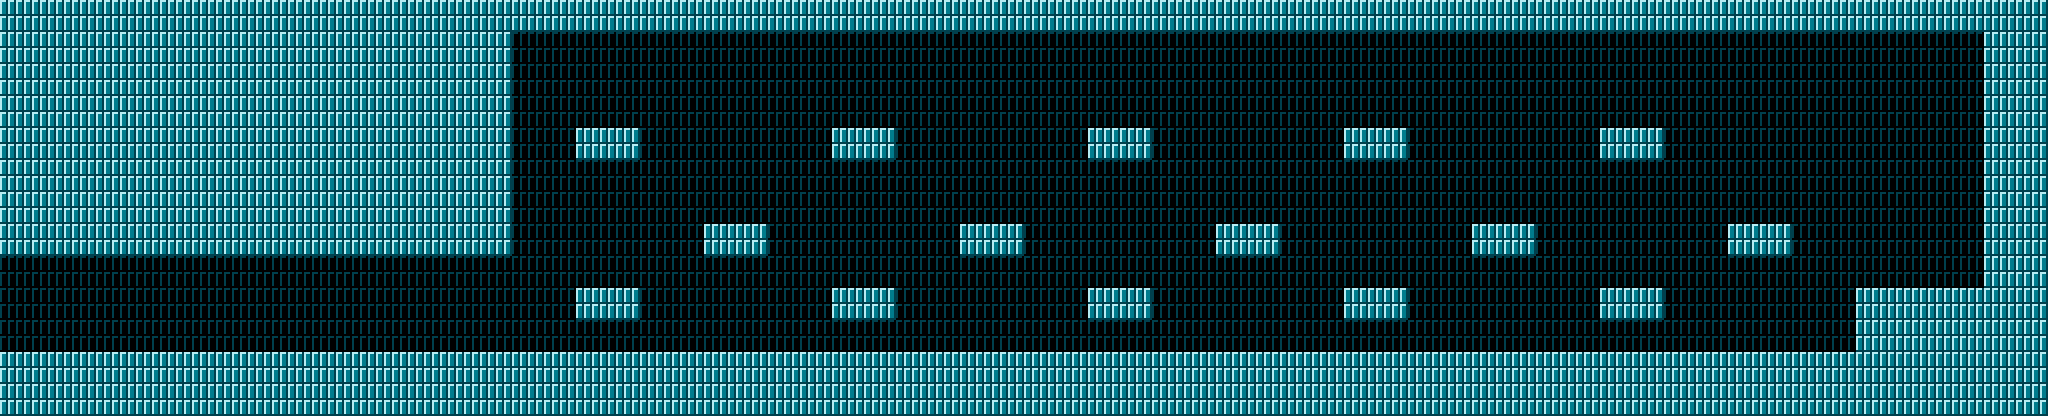

A level layout from a 2D game, rendered from its tile map. Below: a short description, then the map file with tile-grid data replaced by summaries:
An orthogonal 128x26 tile map with 16x16 px tiles, 1 tile layer (base).

<map version="1.8" tiledversion="1.8.2" orientation="orthogonal" renderorder="right-down" width="128" height="26" tilewidth="16" tileheight="16" infinite="0" nextlayerid="6" nextobjectid="1">
 <tileset firstgid="0" source="palace-2.tsx" />
 <layer id="5" name="base" width="128" height="26">
  <data>[3328 cells, 3328 non-empty, 2 distinct tile ids]</data>
 </layer>
</map>
